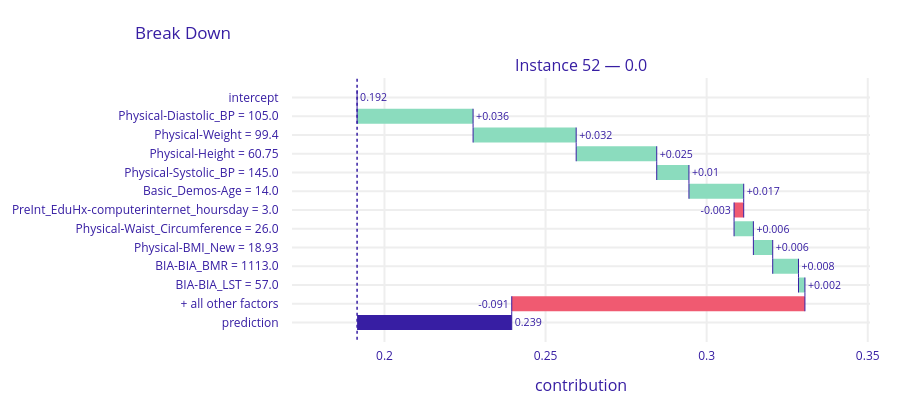

This figure's notebook cell:
### Code cell
# Break-Down plot for the chosen instance 
x_dalex = pd.DataFrame([x], columns=feature_names)

bd = dalex_explainer.predict_parts(
    x_dalex,
    type='break_down',
    label=f'Instance {i2e} — {bb_outcome_str}'
)
bd.plot()

### Figure 1 — Plotly figure (JSON) as saved in the notebook; plotly's stock layout.template omitted (floating-point values rounded to 4 significant figures)
{"data": [{"base": 0.1915, "connector": {"line": {"color": "#371ea3", "dash": "solid", "width": 1}, "mode": "spanning"}, "decreasing": {"marker": {"color": "#f05a71"}}, "hoverinfo": "text+delta", "hoverlabel": {"bgcolor": "rgba(0,0,0,0.8)"}, "hovertext": ["Average response: 0.192<br>Prediction: 0.239", "Physical-Diastolic_BP = 105.0<br>increases average response by", "Physical-Weight = 99.4<br>increases average response by", "Physical-Height = 60.75<br>increases average response by", "Physical-Systolic_BP = 145.0<br>increases average response by", "Basic_Demos-Age = 14.0<br>increases average response by", "PreInt_EduHx-computerinternet_hoursday = 3.0<br>decreases average response by", "Physical-Waist_Circumference = 26.0<br>increases average response by", "Physical-BMI_New = 18.93<br>increases average response by", "BIA-BIA_BMR = 1113.0<br>increases average response by", "BIA-BIA_LST = 57.0<br>increases average response by", "+ all other factors<br>decreases average response by", "Average response: 0.192<br>Prediction: 0.239"], "increasing": {"marker": {"color": "#8bdcbe"}}, "measure": ["relative", "relative", "relative", "relative", "relative", "relative", "relative", "relative", "relative", "relative", "relative", "relative", "total"], "orientation": "h", "showlegend": false, "text": ["0.192", "+0.036", "+0.032", "+0.025", "+0.01", "+0.017", "-0.003", "+0.006", "+0.006", "+0.008", "+0.002", "-0.091", "0.239"], "textposition": "outside", "totals": {"marker": {"color": "#371ea3"}}, "type": "waterfall", "x": [0, 0.036, 0.032, 0.025, 0.01, 0.017, -0.003, 0.006, 0.006, 0.008, 0.002, -0.091, 0.048], "xaxis": "x", "y": ["intercept", "Physical-Diastolic_BP = 105.0", "Physical-Weight = 99.4", "Physical-Height = 60.75", "Physical-Systolic_BP = 145.0", "Basic_Demos-Age = 14.0", "PreInt_EduHx-computerinternet_hoursday = 3.0", "Physical-Waist_Circumference = 26.0", "Physical-BMI_New = 18.93", "BIA-BIA_BMR = 1113.0", "BIA-BIA_LST = 57.0", "+ all other factors", "prediction"], "yaxis": "y"}], "layout": {"annotations": [{"font": {"size": 16}, "showarrow": false, "text": "Instance 52 — 0.0", "x": 0.5, "xanchor": "center", "xref": "paper", "y": 1, "yanchor": "bottom", "yref": "paper"}, {"font": {"size": 16}, "showarrow": false, "text": "contribution", "x": 0.5, "xanchor": "center", "xref": "paper", "y": 0, "yanchor": "top", "yref": "paper", "yshift": -30}], "font": {"color": "#371ea3"}, "height": 413, "margin": {"b": 71, "r": 30, "t": 78}, "shapes": [{"line": {"color": "#371ea3", "dash": "dot", "width": 1.5}, "type": "line", "x0": 0.1915, "x1": 0.1915, "xref": "x", "y0": -1, "y1": 13, "yref": "y"}], "title": {"text": "Break Down", "x": 0.15}, "xaxis": {"anchor": "y", "automargin": true, "domain": [0, 1], "fixedrange": true, "gridwidth": 2, "range": [0.1713, 0.3507], "tickcolor": "white", "ticklen": 3, "ticks": "outside", "type": "linear", "zeroline": false}, "yaxis": {"anchor": "x", "automargin": true, "autorange": "reversed", "domain": [0, 1], "fixedrange": true, "gridwidth": 2, "tickcolor": "white", "ticklen": 10, "ticks": "outside", "type": "category"}}}
